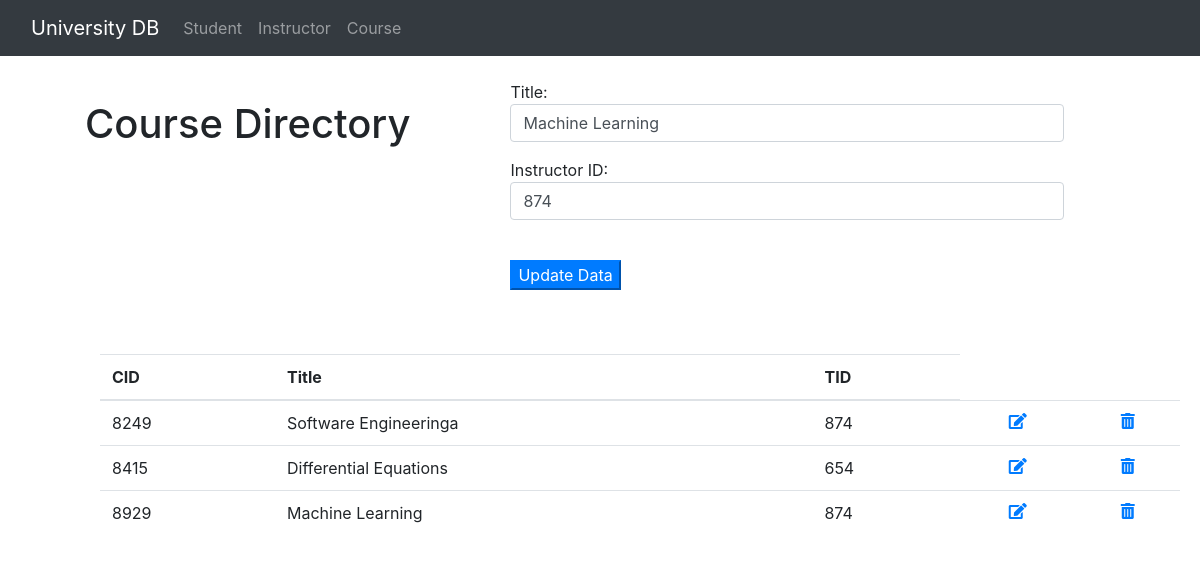
The page /course/query_edit?etitle=Machine+Learning&etid=874 on the database its author committed.
### tables this page shows
CREATE TABLE course (
        cid INTEGER NOT NULL,
        title VARCHAR(256) NOT NULL,
        tid INTEGER NOT NULL,

        PRIMARY KEY (cid),
        FOREIGN KEY (tid) REFERENCES instructor(tid)
    );

### api.py (the view)
@app.route('/course/query_edit',methods = ['POST', 'GET']) #this is when user clicks edit link
def sql_edit_course_link():
    from functions.sqlquery import sql_query, sql_query2
    if request.method == 'GET':
        etid = request.args.get('etid')
        etitle = request.args.get('etitle')
        eresults = sql_query2(''' SELECT * FROM course where title = ? and tid = ?''', (etitle,etid))
    results = sql_query(''' SELECT * FROM course''')
    return render_template('coursedb.html', eresults=eresults, results=results)

### functions/sqlquery.py (called while the page is built)
def sql_query(query):
    cur = conn.cursor()
    cur.execute(query)
    rows = cur.fetchall()
    return rows

def sql_query2(query,var):
    cur = conn.cursor()
    cur.execute(query,var)
    rows = cur.fetchall()
    return rows

### templates/coursedb.html (shortened to what this page needs)
<html>
    <head>
        <link rel="stylesheet" href="https://use.fontawesome.com/releases/v5.1.0/css/all.css"
>
        <link rel="stylesheet" href="https://stackpath.bootstrapcdn.com/bootstrap/4.1.1/css/bootstrap.min.css"
>
    </head>
    <body>
        {% include 'navbar.html' %}
        <br>
        <div class='row'>
            <div style='margin-left: 100px; padding-block: 20px;'>
                <h1>
                    Course Directory
                </h1>
            </div>
            {% block content %}
            {% if 'query_edit' in request.url %}
            <div style='margin-left: 100px; width: 45%;'>
                {% for eresult in eresults %}
                <form action="/course/edit" method="POST">
                    <p>Title: <input class="form-control" type="text" name="title" style='width: 100%;'
                            value='{{eresult["title"]}}' /></p>
                    <p>Instructor ID: <input class="form-control" type="text" name="tid" style='width: 100%;'
                            value='{{eresult["tid"]}}' /></p>
                    {% endfor %}
                    <br>
                    <p><input class="btn-primary" type="submit" value="Update Data" /></p>
                </form>
            </div>
            {% endif %}
            {% endblock content %}
        </div>
        <br><br>
        <table class='table table-hover' style='margin-left: 100px; margin-right: 100px; width: 90%;'>
            <thead>
                <tr>
                    <th>CID</th>
                    <th>Title</th>
                    <th>TID</th>
                </tr>
            </thead>
            {% for result in results %}
            <tr>
                <td>{{result["cid"]}}</td>
                <td>{{result["title"]}}</td>
                <td>{{result["tid"]}}</td>
                <td align="center"><a
                        href="{{ url_for('sql_edit_course_link', etitle=result['title'], etid=result['tid']) }}"><i
                            class="fas fa-edit"></a></td>
                <td align="center"><a
                        href="{{ url_for('sql_data_course_delete', title=result['title'], tid=result['tid']) }}"><i
                            class="fas fa-trash-alt"></a></td>
            </tr>
            {% endfor %}
        </table>
    </body>
</html>

### rows shown on the page
course: title "Machine Learning", tid "874", cid "8929"
course: cid "8249", title "Software Engineeringa", tid "874"
course: cid "8415", title "Differential Equations", tid "654"
